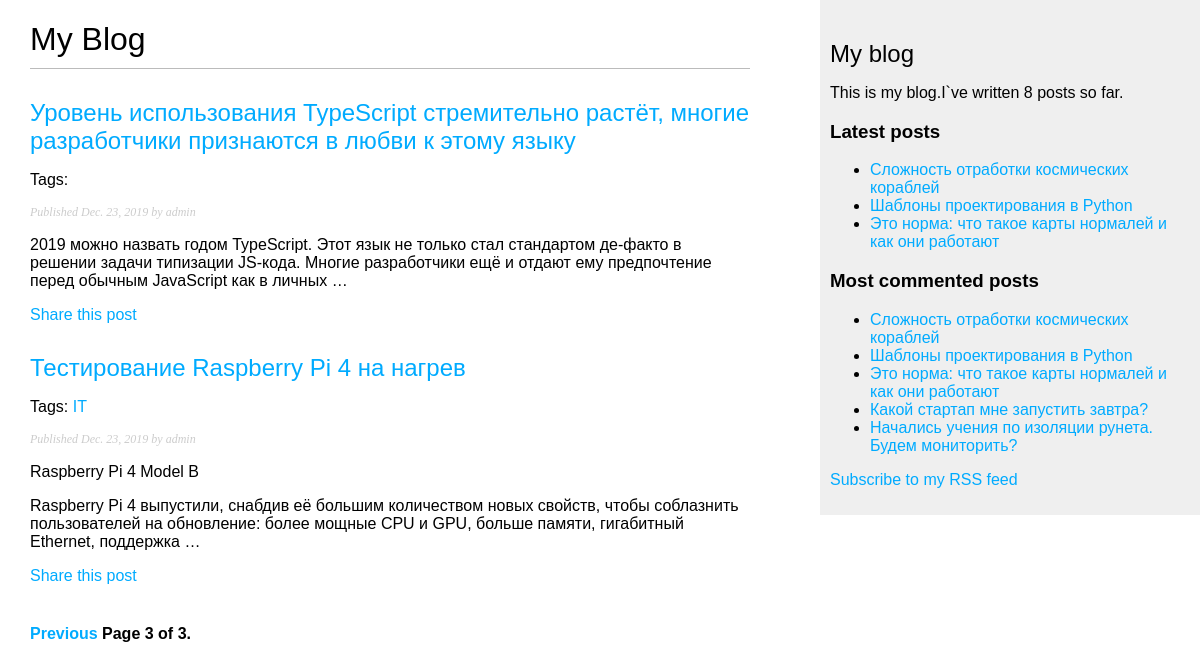
The app's page /blog/?page=3, older data.
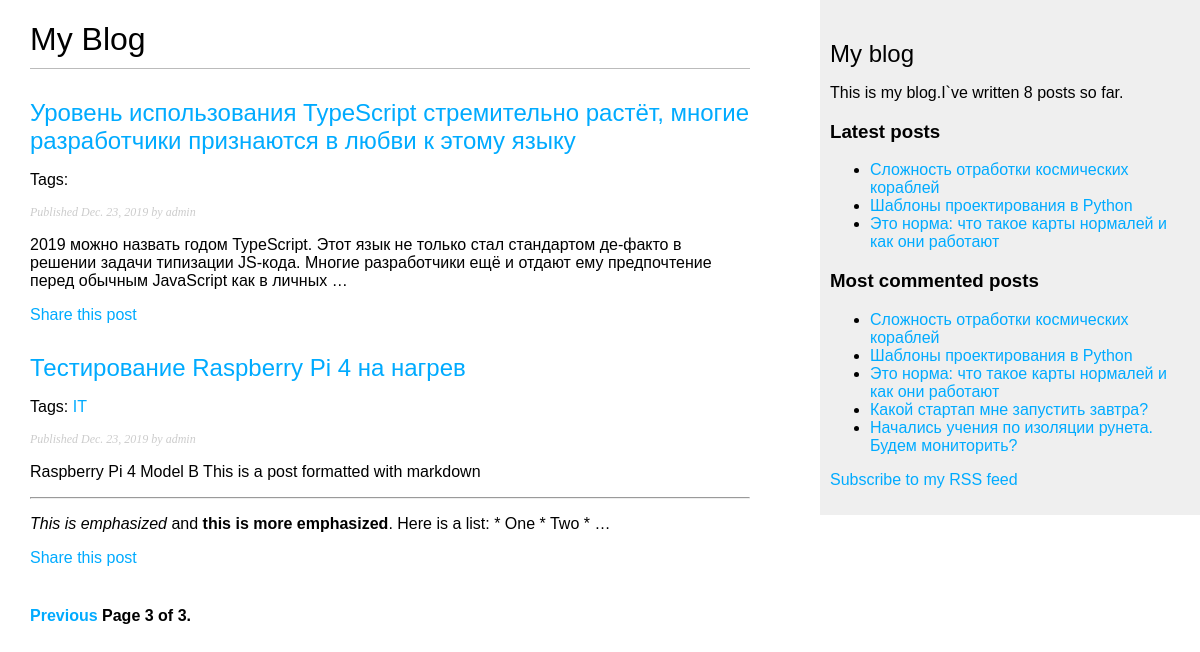
The same page, newer data.
### blog_app/models.py (models this page shows)
class Post(models.Model):
    STATUS_CHOICES = (
        ('draft','Draft'),
        ('published', 'Published'),
    )
    title = models.CharField(max_length = 250)
    slug = models.SlugField(max_length=250, unique_for_date = 'publish')
    author = models.ForeignKey(User, on_delete=models.CASCADE, related_name ='blog_posts')
    body = models.TextField()
    publish = models.DateField(default = timezone.now)
    created = models.DateField(auto_now_add = True)
    updated = models.DateField(auto_now= True)
    status = models.CharField(max_length = 10, choices = STATUS_CHOICES, default = 'draft')
    objects = models.Manager()
    published = PublishedManager()
    tags = TaggableManager()
    class Meta:
        ordering = ('-publish',)
    def __str__(self):
        return self.title
    def get_absolute_url(self):
        return reverse('blog:post_detail', args=[self.publish.year, self.publish.month, self.publish.day, self.slug])

### blog_app/views.py (the view)
# urls.py: path('',views.post_list, name='post_list'),
def post_list(request,tag_slug = None):
    object_list = Post.published.all()
    tag = None
    if tag_slug:
        tag = get_object_or_404(Tag, slug = tag_slug)
        object_list = object_list.filter(tags__in = [tag])
    paginator = Paginator(object_list,3)# 3 articles per page
    page = request.GET.get('page') if request.GET.get('page') else 1
    posts = {}
    try:
        posts = paginator.page(page)
    except PageNotAnInteger:
        post = paginator.page(1)
    except EmptyPage:
        posts = paginator.page(paginator.num_pages)
    return render(request, 'blog/post/list.html', {'page':page,'posts':posts,'tag': tag})

### blog_app/models.py (called while the page is built)
    def get_queryset(self):
        return super().get_queryset().filter(status = 'published')

### blog_app/templatetags/blog_tags.py (called while the page is built)
@register.simple_tag
def total_posts():
    return Post.published.count()

@register.inclusion_tag('blog/post/latest_post.html')
def show_latest_posts(count = 5):
    latest_posts = Post.published.order_by('-publish')[:count]
    print(latest_posts)
    return {'latest_posts':latest_posts}

@register.simple_tag
def get_most_commented_posts(count =5):
    return Post.published.annotate(total_comments = Count('comments')).order_by('-total_comments')[:count]

@register.filter(name = 'markdown')
def markdown_format(text):
    return mark_safe(markdown.markdown(text))

### templates/blog/post/list.html (shortened to what this page needs)
{% extends "blog/base.html" %}
{% load blog_tags %}
{% block content %}
<h1>My Blog</h1>
{% for post in posts %}
<h2>
    <a href="{{ post.get_absolute_url }}">{{ post.title }}</a>
</h2>
<p class="tags">
    Tags:
    {% for tag in post.tags.all %}
    <a href="{% url "blog:post_list_tag" tag.slug %}">
    {{ tag.name }}
    </a>
    {% endfor %}
    </p>
<p class="date">Published {{ post.publish }} by {{ post.author }}</p>
{{ post.body|markdown|truncatewords_html:30 }}
<p>
    <a href="{% url "blog:post_share" post.id %}">Share this post</a>
</p>
{% endfor %}
{% include "blog/pagination.html" with page=posts %}
{% endblock %}

Row changes from the older to the newer data that the page shows:
changed Post "Тестирование Raspberry Pi 4 на нагрев": body "…Pi 4 Model B Raspberry Pi 4 выпустили, снабдив её большим количеством новых свойств, чтобы соблазнить пользователей на обновление: более мощные CPU и GPU, больше памяти, гигабитный Ethernet, поддержка …" → "Raspberry Pi 4 Model B This is a post formatted with markdown This is emphasized and this is more emphasized . Here is a list: * One * Two * …"
